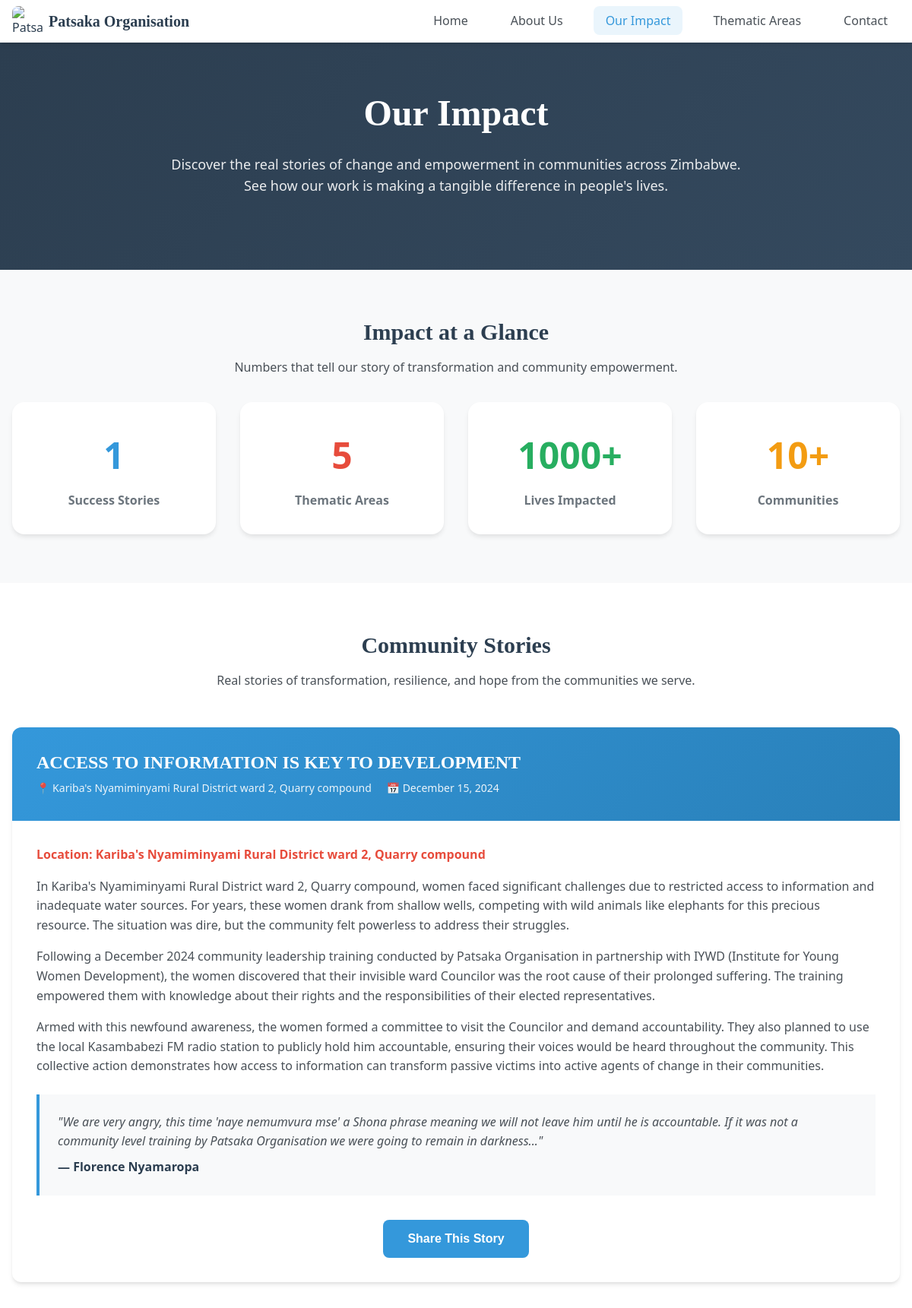
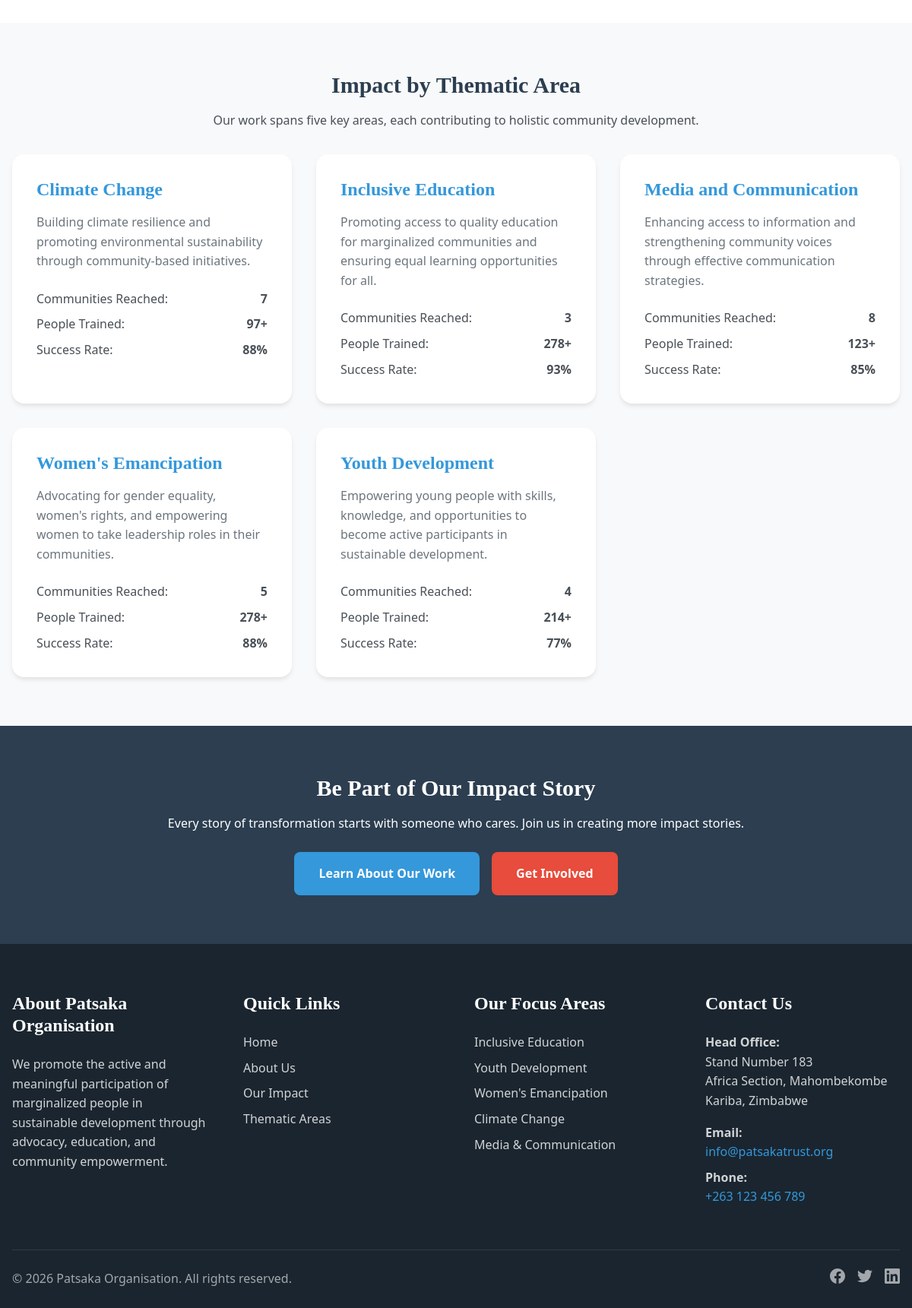
The page /impact.php on the database its author committed (2 pictures, top to bottom).
### tables this page shows
CREATE TABLE IF NOT EXISTS stories (
    id INT AUTO_INCREMENT PRIMARY KEY,
    title VARCHAR(255) NOT NULL,
    content TEXT NOT NULL,
    location VARCHAR(255) NOT NULL,
    published_date DATE NOT NULL,
    created_at TIMESTAMP DEFAULT CURRENT_TIMESTAMP,
    updated_at TIMESTAMP DEFAULT CURRENT_TIMESTAMP ON UPDATE CURRENT_TIMESTAMP
);

CREATE TABLE IF NOT EXISTS thematic_areas (
    id INT AUTO_INCREMENT PRIMARY KEY,
    name VARCHAR(100) NOT NULL,
    description TEXT NOT NULL,
    created_at TIMESTAMP DEFAULT CURRENT_TIMESTAMP
);

### includes/db.php (called while the page is built, shortened)
<?php
function executeQuery($pdo, $query, $params = []) {
    try {
        $stmt = $pdo->prepare($query);
        $stmt->execute($params);
        return $stmt;
    } catch (PDOException $e) {
        error_log("Query execution failed: " . $e->getMessage());
        die("Sorry, we encountered an error while processing your request.");
    }
}
function fetchAll($pdo, $query, $params = []) {
    $stmt = executeQuery($pdo, $query, $params);
    return $stmt->fetchAll();
}
function getThematicAreas($pdo) {
    $query = "SELECT id, name, description FROM thematic_areas ORDER BY name";
    return fetchAll($pdo, $query);
}
function getStoriesWithQuotes($pdo) {
    $query = "SELECT s.id, s.title, s.content, s.location, s.published_date,
                     GROUP_CONCAT(
                         CONCAT(q.speaker_name, ':', q.quote_text)
                         SEPARATOR '|||'
                     ) as quotes
              FROM stories s
              LEFT JOIN quotes q ON s.id = q.story_id
              GROUP BY s.id, s.title, s.content, s.location, s.published_date
              ORDER BY s.published_date DESC";
    $stories = fetchAll($pdo, $query);
    foreach ($stories as &$story) {
        $story['quotes_array'] = [];
        if (!empty($story['quotes'])) {
            $quoteItems = explode('|||', $story['quotes']);
            foreach ($quoteItems as $quoteItem) {
                $parts = explode(':', $quoteItem, 2);
            }
        }
    }
    return $stories;
}
?>

### impact.php (the view, shortened to what this page needs)
<?php
require_once 'includes/header.php';
require_once 'includes/db.php';
$pdo = getDbConnection();
$stories = getStoriesWithQuotes($pdo);
?>
<section class="hero">
    <div class="hero-content">
        <h1>Our Impact</h1>
        <p>Discover the real stories of change and empowerment in communities across Zimbabwe. See how our work is making a tangible difference in people's lives.</p>
    </div>
</section>
<section class="section section-light">
    <div class="container">
        <div class="text-center mb-5">
            <h2>Impact at a Glance</h2>
            <p class="lead">Numbers that tell our story of transformation and community empowerment.</p>
        </div>
        <div class="impact-stats" style="display: grid; grid-template-columns: repeat(auto-fit, minmax(200px, 1fr)); gap: 2rem;">
            <div class="stat-card text-center" style="background: white; padding: 2rem; border-radius: 1rem; box-shadow: 0 4px 6px -1px rgba(0, 0, 0, 0.1);">
                <div style="font-size: 3rem; font-weight: bold; color: #3498db; margin-bottom: 0.5rem;"><?php echo count($stories); ?></div>
                <div style="color: #6c757d; font-weight: 600;">Success Stories</div>
            </div>
            <div class="stat-card text-center" style="background: white; padding: 2rem; border-radius: 1rem; box-shadow: 0 4px 6px -1px rgba(0, 0, 0, 0.1);">
                <div style="font-size: 3rem; font-weight: bold; color: #e74c3c; margin-bottom: 0.5rem;">5</div>
                <div style="color: #6c757d; font-weight: 600;">Thematic Areas</div>
            </div>
            <div class="stat-card text-center" style="background: white; padding: 2rem; border-radius: 1rem; box-shadow: 0 4px 6px -1px rgba(0, 0, 0, 0.1);">
                <div style="font-size: 3rem; font-weight: bold; color: #27ae60; margin-bottom: 0.5rem;">1000+</div>
                <div style="color: #6c757d; font-weight: 600;">Lives Impacted</div>
            </div>
            <div class="stat-card text-center" style="background: white; padding: 2rem; border-radius: 1rem; box-shadow: 0 4px 6px -1px rgba(0, 0, 0, 0.1);">
                <div style="font-size: 3rem; font-weight: bold; color: #f39c12; margin-bottom: 0.5rem;">10+</div>
                <div style="color: #6c757d; font-weight: 600;">Communities</div>
            </div>
        </div>
    </div>
</section>
<section class="section">
    <div class="container">
        <div class="text-center mb-5">
            <h2>Community Stories</h2>
            <p class="lead">Real stories of transformation, resilience, and hope from the communities we serve.</p>
        </div>
        <?php if (!empty($stories)): ?>
            <div class="stories-grid">
                <?php foreach ($stories as $index => $story): ?>
                    <article class="story-card fade-in-element">
                        <div class="story-header">
                            <h3 class="story-title"><?php echo htmlspecialchars($story['title']); ?></h3>
                            <div class="story-meta">
                                <span style="margin-right: 1rem;">📍 <?php echo htmlspecialchars($story['location']); ?></span>
                                <span>📅 <?php echo date('F j, Y', strtotime($story['published_date'])); ?></span>
                            </div>
                        </div>
                        <div class="story-content">
                            <div class="story-location">
                                <strong>Location:</strong> <?php echo htmlspecialchars($story['location']); ?>
                            </div>
                            <div class="story-text">
                                <?php
                                $paragraphs = explode("\n\n", $story['content']);
                                foreach ($paragraphs as $paragraph):
                                    if (!empty(trim($paragraph))):
                                        echo '<p>' . htmlspecialchars(trim($paragraph)) . '</p>';
                                    endif;
                                endforeach;
                                ?>
                            </div>
                            <?php if (!empty($story['quotes_array'])): ?>
                                <?php foreach ($story['quotes_array'] as $quote): ?>
                                    <blockquote class="story-quote">
                                        "<?php echo htmlspecialchars($quote['quote_text']); ?>"
                                        <span class="speaker">— <?php echo htmlspecialchars($quote['speaker_name']); ?></span>
                                    </blockquote>
                                <?php endforeach; ?>
                            <?php endif; ?>
                            <div class="story-actions" style="margin-top: 2rem; text-align: center;">
                                <button class="btn" onclick="shareStory(<?php echo $story['id']; ?>)">Share This Story</button>
                            </div>
                        </div>
                    </article>
                <?php endforeach; ?>
            </div>
        <?php endif; ?>
    </div>
</section>
<section class="section section-light">
    <div class="container">
        <div class="text-center mb-5">
            <h2>Impact by Thematic Area</h2>
            <p class="lead">Our work spans five key areas, each contributing to holistic community development.</p>
        </div>
        <?php
        $thematicAreas = getThematicAreas($pdo);
        if (!empty($thematicAreas)):
        ?>
            <div class="thematic-impact-grid" style="display: grid; grid-template-columns: repeat(auto-fit, minmax(300px, 1fr)); gap: 2rem;">
                <?php foreach ($thematicAreas as $area): ?>
                    <div class="thematic-impact-card" style="background: white; padding: 2rem; border-radius: 1rem; box-shadow: 0 4px 6px -1px rgba(0, 0, 0, 0.1);">
                        <h3 style="color: #3498db; margin-bottom: 1rem;"><?php echo htmlspecialchars($area['name']); ?></h3>
                        <p style="color: #6c757d; margin-bottom: 1.5rem;"><?php echo htmlspecialchars($area['description']); ?></p>
                        <div class="impact-indicators">
                            <div style="display: flex; justify-content: space-between; margin-bottom: 0.5rem;">
                                <span>Communities Reached:</span>
                                <strong><?php echo rand(2, 8); ?></strong>
                            </div>
                            <div style="display: flex; justify-content: space-between; margin-bottom: 0.5rem;">
                                <span>People Trained:</span>
                                <strong><?php echo rand(50, 300); ?>+</strong>
                            </div>
                            <div style="display: flex; justify-content: space-between;">
                                <span>Success Rate:</span>
                                <strong><?php echo rand(75, 95); ?>%</strong>
                            </div>
                        </div>
                    </div>
                <?php endforeach; ?>
            </div>
        <?php endif; ?>
    </div>
</section>
<section class="section section-dark">
    <div class="container text-center">
        <h2>Be Part of Our Impact Story</h2>
        <p class="lead mb-4">Every story of transformation starts with someone who cares. Join us in creating more impact stories.</p>
        <div class="cta-buttons" style="display: flex; gap: 1rem; justify-content: center; flex-wrap: wrap;">
            <a href="about.php" class="btn">Learn About Our Work</a>
            <a href="#contact" class="btn btn-secondary">Get Involved</a>
        </div>
    </div>
</section>
<?php require_once 'includes/footer.php'; ?>

### includes/header.php (shortened to what this page needs)
<!DOCTYPE html>
<html lang="en">
<head>
    <link rel="stylesheet" href="assets/css/style.css">
</head>
<body>
    <header class="header">
        <nav class="navbar">
            <div class="nav-container">
                <div class="nav-brand">
                    <a href="index.php" class="brand-link">
                        <img src="assets/images/logo.png" alt="Patsaka Organisation Logo" class="brand-logo">
                        <span class="brand-name">Patsaka Organisation</span>
                    </a>
                </div>
                <ul class="nav-menu" id="navMenu">
                    <li class="nav-item">
                        <a href="index.php" class="nav-link <?php echo basename($_SERVER['PHP_SELF']) == 'index.php' ? 'active' : ''; ?>">
                            Home
                        </a>
                    </li>
                    <li class="nav-item">
                        <a href="about.php" class="nav-link <?php echo basename($_SERVER['PHP_SELF']) == 'about.php' ? 'active' : ''; ?>">
                            About Us
                        </a>
                    </li>
                    <li class="nav-item">
                        <a href="impact.php" class="nav-link <?php echo basename($_SERVER['PHP_SELF']) == 'impact.php' ? 'active' : ''; ?>">
                            Our Impact
                        </a>
                    </li>
                    <li class="nav-item">
                        <a href="#thematic-areas" class="nav-link">
                            Thematic Areas
                        </a>
                    </li>
                    <li class="nav-item">
                        <a href="#contact" class="nav-link">
                            Contact
                        </a>
                    </li>
                </ul>
            </div>
        </nav>
    </header>
    <main class="main-content">

### includes/footer.php (shortened to what this page needs)
</main>
    <footer class="footer" id="contact">
        <div class="footer-container">
            <div class="footer-grid">
                <div class="footer-section">
                    <h3 class="footer-title">About Patsaka Organisation</h3>
                    <p class="footer-text">
                        We promote the active and meaningful participation of marginalized people in sustainable development through advocacy, education, and community empowerment.
                    </p>
                </div>
                <div class="footer-section">
                    <h3 class="footer-title">Quick Links</h3>
                    <ul class="footer-links">
                        <li><a href="index.php">Home</a></li>
                        <li><a href="about.php">About Us</a></li>
                        <li><a href="impact.php">Our Impact</a></li>
                        <li><a href="#thematic-areas">Thematic Areas</a></li>
                    </ul>
                </div>
                <div class="footer-section">
                    <h3 class="footer-title">Our Focus Areas</h3>
                    <ul class="footer-links">
                        <li><a href="#thematic-areas">Inclusive Education</a></li>
                        <li><a href="#thematic-areas">Youth Development</a></li>
                        <li><a href="#thematic-areas">Women's Emancipation</a></li>
                        <li><a href="#thematic-areas">Climate Change</a></li>
                        <li><a href="#thematic-areas">Media & Communication</a></li>
                    </ul>
                </div>
                <div class="footer-section">
                    <h3 class="footer-title">Contact Us</h3>
                    <div class="contact-info">
                        <p class="footer-text">
                            <strong>Head Office:</strong><br>
                            Stand Number 183<br>
                            Africa Section, Mahombekombe<br>
                            Kariba, Zimbabwe
                        </p>
                        <div class="contact-details">
                            <p class="footer-text">
                                <strong>Email:</strong><br>
                                <a href="mailto:info@patsakatrust.org">info@patsakatrust.org</a>
                            </p>
                            <p class="footer-text">
                                <strong>Phone:</strong><br>
                                <a href="tel:+263123456789">+263 123 456 789</a>
                            </p>
                        </div>
                    </div>
                </div>
            </div>
            <div class="footer-bottom">
                <div class="footer-bottom-content">
                    <p class="copyright">
                        &copy; <?php echo date('Y'); ?> Patsaka Organisation. All rights reserved.
                    </p>
                    <div class="social-links">
                        <a href="#" class="social-link" aria-label="Facebook">
                        </a>
                        <a href="#" class="social-link" aria-label="Twitter">
                        </a>
                        <a href="#" class="social-link" aria-label="LinkedIn">
                        </a>
                    </div>
                </div>
            </div>
        </div>
    </footer>
</body>
</html>

### rows shown on the page
stories: title "ACCESS TO INFORMATION IS KEY TO DEVELOPMENT", location "Kariba's Nyamiminyami Rural District ward 2, Quarry compound", published_date "December 15, 2024", content "In Kariba's Nyamiminyami Rural District ward 2, Quarry compound, women faced significant challenges due to restricted access to information and inadequate water sources. For years, these women drank from shallow wells, competing with wild animals like elephants for this precious resource. The situation was dire, but the community felt powerless to address their struggles.", content "Following a December 2024 community leadership training conducted by Patsaka Organisation in partnership with IYWD (Institute for Young Women Development), the women discovered that their invisible ward Councilor was the root cause of their prolonged suffering. The training empowered them with knowledge about their rights and the responsibilities of their elected representatives.", content "Armed with this newfound awareness, the women formed a committee to visit the Councilor and demand accountability. They also planned to use the local Kasambabezi FM radio station to publicly hold him accountable, ensuring their voices would be heard throughout the community. This collective action demonstrates how access to information can transform passive victims into active agents of change in their communities.", quote_text "We are very angry, this time 'naye nemumvura mse' a Shona phrase meaning we will not leave him until he is accountable. If it was not a community level training by Patsaka Organisation we were going to remain in darkness...", speaker_name "Florence Nyamaropa"
thematic_areas: name "Climate Change", description "Building climate resilience and promoting environmental sustainability through community-based initiatives."
thematic_areas: name "Inclusive Education", description "Promoting access to quality education for marginalized communities and ensuring equal learning opportunities for all."
thematic_areas: name "Media and Communication", description "Enhancing access to information and strengthening community voices through effective communication strategies."
thematic_areas: name "Women's Emancipation", description "Advocating for gender equality, women's rights, and empowering women to take leadership roles in their communities."
thematic_areas: name "Youth Development", description "Empowering young people with skills, knowledge, and opportunities to become active participants in sustainable development."

### other values the page prints
count($stories) "1"
